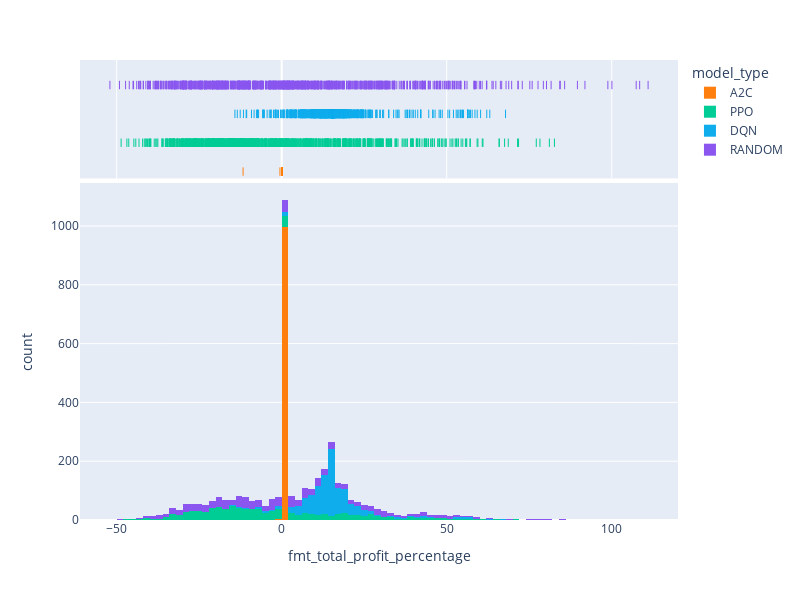

Notebook code for this chart:
### Code cell
fig = px.histogram(df_simulation_results, x="fmt_total_profit_percentage", color="model_type", color_discrete_sequence=[ "#FF7F0E", "#00CC96", "#10aded", "#8A56EF"],  width=800, height=600, marginal="rug", # can be `box`, `violin`
                         hover_data=['total_reward_cash','fmt_total_profit_percentage', 'num_of_trades', 'sim_id'])
fig.show()

### Figure 1 — Plotly figure (JSON) as saved in the notebook; plotly's stock layout.template omitted (floating-point values rounded to 4 significant figures; data arrays with more than 128 entries replaced by an {"elided": "..."} marker saying what was removed)
{"data": [{"alignmentgroup": "True", "bingroup": "x", "hovertemplate": "model_type=A2C<br>fmt_total_profit_percentage=%{x}<br>count=%{y}<extra></extra>", "legendgroup": "A2C", "marker": {"color": "#FF7F0E", "pattern": {"shape": ""}}, "name": "A2C", "offsetgroup": "A2C", "orientation": "v", "showlegend": true, "type": "histogram", "x": {"elided": "1000 float values"}, "xaxis": "x", "yaxis": "y"}, {"alignmentgroup": "True", "boxpoints": "all", "customdata": {"elided": "1000x3 float values"}, "fillcolor": "rgba(255,255,255,0)", "hoveron": "points", "hovertemplate": "model_type=A2C<br>fmt_total_profit_percentage=%{x}<br>total_reward_cash=%{customdata[0]}<br>num_of_trades=%{customdata[1]}<br>sim_id=%{customdata[2]}<extra></extra>", "jitter": 0, "legendgroup": "A2C", "line": {"color": "rgba(255,255,255,0)"}, "marker": {"color": "#FF7F0E", "symbol": "line-ns-open"}, "name": "A2C", "offsetgroup": "A2C", "showlegend": false, "type": "box", "x": {"elided": "1000 float values"}, "xaxis": "x2", "yaxis": "y2"}, {"alignmentgroup": "True", "bingroup": "x", "hovertemplate": "model_type=PPO<br>fmt_total_profit_percentage=%{x}<br>count=%{y}<extra></extra>", "legendgroup": "PPO", "marker": {"color": "#00CC96", "pattern": {"shape": ""}}, "name": "PPO", "offsetgroup": "PPO", "orientation": "v", "showlegend": true, "type": "histogram", "x": {"elided": "1000 float values"}, "xaxis": "x", "yaxis": "y"}, {"alignmentgroup": "True", "boxpoints": "all", "customdata": {"elided": "1000x3 float values"}, "fillcolor": "rgba(255,255,255,0)", "hoveron": "points", "hovertemplate": "model_type=PPO<br>fmt_total_profit_percentage=%{x}<br>total_reward_cash=%{customdata[0]}<br>num_of_trades=%{customdata[1]}<br>sim_id=%{customdata[2]}<extra></extra>", "jitter": 0, "legendgroup": "PPO", "line": {"color": "rgba(255,255,255,0)"}, "marker": {"color": "#00CC96", "symbol": "line-ns-open"}, "name": "PPO", "offsetgroup": "PPO", "showlegend": false, "type": "box", "x": {"elided": "1000 float values"}, "xaxis": "x2", "yaxis": "y2"}, {"alignmentgroup": "True", "bingroup": "x", "hovertemplate": "model_type=DQN<br>fmt_total_profit_percentage=%{x}<br>count=%{y}<extra></extra>", "legendgroup": "DQN", "marker": {"color": "#10aded", "pattern": {"shape": ""}}, "name": "DQN", "offsetgroup": "DQN", "orientation": "v", "showlegend": true, "type": "histogram", "x": {"elided": "1000 float values"}, "xaxis": "x", "yaxis": "y"}, {"alignmentgroup": "True", "boxpoints": "all", "customdata": {"elided": "1000x3 float values"}, "fillcolor": "rgba(255,255,255,0)", "hoveron": "points", "hovertemplate": "model_type=DQN<br>fmt_total_profit_percentage=%{x}<br>total_reward_cash=%{customdata[0]}<br>num_of_trades=%{customdata[1]}<br>sim_id=%{customdata[2]}<extra></extra>", "jitter": 0, "legendgroup": "DQN", "line": {"color": "rgba(255,255,255,0)"}, "marker": {"color": "#10aded", "symbol": "line-ns-open"}, "name": "DQN", "offsetgroup": "DQN", "showlegend": false, "type": "box", "x": {"elided": "1000 float values"}, "xaxis": "x2", "yaxis": "y2"}, {"alignmentgroup": "True", "bingroup": "x", "hovertemplate": "model_type=RANDOM<br>fmt_total_profit_percentage=%{x}<br>count=%{y}<extra></extra>", "legendgroup": "RANDOM", "marker": {"color": "#8A56EF", "pattern": {"shape": ""}}, "name": "RANDOM", "offsetgroup": "RANDOM", "orientation": "v", "showlegend": true, "type": "histogram", "x": {"elided": "1000 float values"}, "xaxis": "x", "yaxis": "y"}, {"alignmentgroup": "True", "boxpoints": "all", "customdata": {"elided": "1000x3 float values"}, "fillcolor": "rgba(255,255,255,0)", "hoveron": "points", "hovertemplate": "model_type=RANDOM<br>fmt_total_profit_percentage=%{x}<br>total_reward_cash=%{customdata[0]}<br>num_of_trades=%{customdata[1]}<br>sim_id=%{customdata[2]}<extra></extra>", "jitter": 0, "legendgroup": "RANDOM", "line": {"color": "rgba(255,255,255,0)"}, "marker": {"color": "#8A56EF", "symbol": "line-ns-open"}, "name": "RANDOM", "offsetgroup": "RANDOM", "showlegend": false, "type": "box", "x": {"elided": "1000 float values"}, "xaxis": "x2", "yaxis": "y2"}], "layout": {"barmode": "relative", "height": 600, "legend": {"title": {"text": "model_type"}, "tracegroupgap": 0}, "margin": {"t": 60}, "width": 800, "xaxis": {"anchor": "y", "domain": [0, 1], "title": {"text": "fmt_total_profit_percentage"}}, "xaxis2": {"anchor": "y2", "domain": [0, 1], "matches": "x", "showgrid": true, "showticklabels": false}, "yaxis": {"anchor": "x", "domain": [0, 0.7326], "title": {"text": "count"}}, "yaxis2": {"anchor": "x2", "domain": [0.7426, 1], "matches": "y2", "showgrid": false, "showline": false, "showticklabels": false, "ticks": ""}}}
